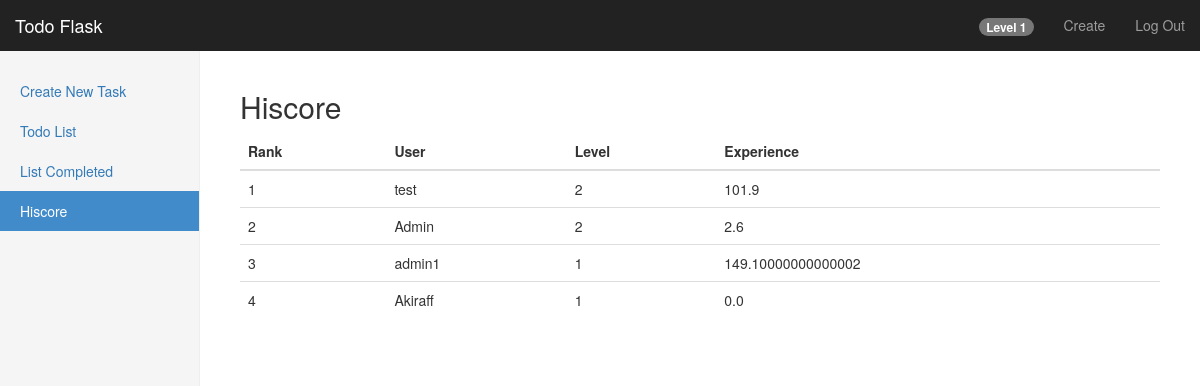
Before: /dashboard/hiscore (signed in) with the older database file.
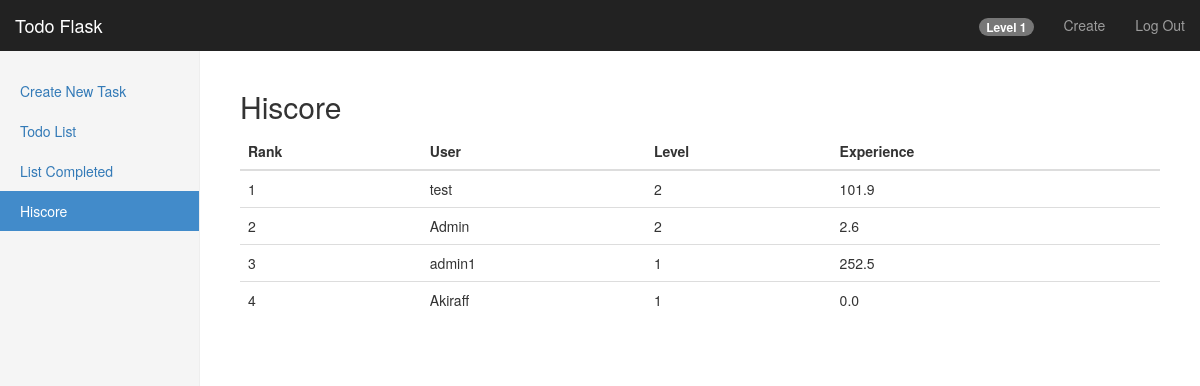
After: the same page with the newer database file.
### models/experience.py (models this page shows)
class Experience(db.Model):
    id = db.Column(db.Integer, primary_key=True)
    user_id = db.Column(db.Integer, db.ForeignKey('user.id'))
    username = db.Column(db.String)
    level = db.Column(db.Integer)
    xp = db.Column(db.Float)
    total_xp = db.Column(db.Float)

### route.py (the view)
@app.route('/dashboard/hiscore')
@login_required
def dashboard_hiscore():
    experience = get_all_experience_users()
    return render_template('/dashboard/hiscore.html', users=experience, level=get_user_level(current_user))

### controllers/experience_controller.py (called while the page is built)
def get_all_experience_users():
    xp = Experience.query.order_by(Experience.total_xp.desc()).all()
    return xp

def get_user_level(current_user):
    user = Experience.query.filter_by(author=current_user).first()
    return user.level

### route.py (called while the page is built)
@login_manager.user_loader
def load_user(user_id):
    return User.query.get(int(user_id))

### templates/dashboard/hiscore.html (shortened to what this page needs)
{% extends "bootstrap/base.html" %}
{% import "bootstrap/wtf.html" as wtf %}
{% block styles %}
    {{super()}}
    <link rel="stylesheet" href="{{url_for('.static', filename='dashboard.css')}}">
    <link rel="stylesheet" href="{{url_for('.static', filename='dashboard-list.css')}}">
{% endblock %}
{% block content %}
    <nav class="navbar navbar-inverse navbar-fixed-top">
        <div class="container-fluid">
            <div class="navbar-header">
                <a class="navbar-brand" href="#">Todo Flask</a>
            </div>
            <div id="navbar" class="navbar-collapse collapse">
                <ul class="nav navbar-nav navbar-right">
                    <li><a><span class="badge">Level {{level}}</span></a></li>
                    <li><a href="/dashboard/create">Create</a></li>
                    <li><a href="/logout">Log Out</a></li>
                </ul>
            </div>
        </div>
    </nav>
    <div class="container-fluid">
        <div class="row">
            <div class="col-sm-3 col-md-2 sidebar">
                <ul class="nav nav-sidebar">
                    <li><a href="/dashboard/create">Create New Task</a></li>
                    <li><a href="/dashboard/list">Todo List</a></li>
                    <li><a href="/dashboard/complete">List Completed</a></li>
                    <li class="active"><a href="/dashboard/hiscore">Hiscore</a></li>
                </ul>
            </div>
            <div class="col-sm-9 col-sm-offset-3 col-md-10 col-md-offset-2 main">
                <h2>Hiscore</h2>
                <table class="table">
                    <thead>
                        <tr>
                            <th>Rank</th>
                            <th>User</th>
                            <th>Level</th>
                            <th>Experience</th>
                        </tr>
                    </thead>
                    <tbody>
                        {% for user in users %}
                            <tr>
                                <td>{{loop.index}}</td>
                                <td>{{user.username}}</td>
                                <td>{{user.level}}</td>
                                <td>{{user.xp}}</td>
                            </tr>
                        {% endfor %}
                    </tbody>
                </table>
            </div>
        </div>
    </div>
{% endblock %}

Changed rows visible on the page:
changed Experience "admin1": xp "149.10000000000002" → "252.5"
